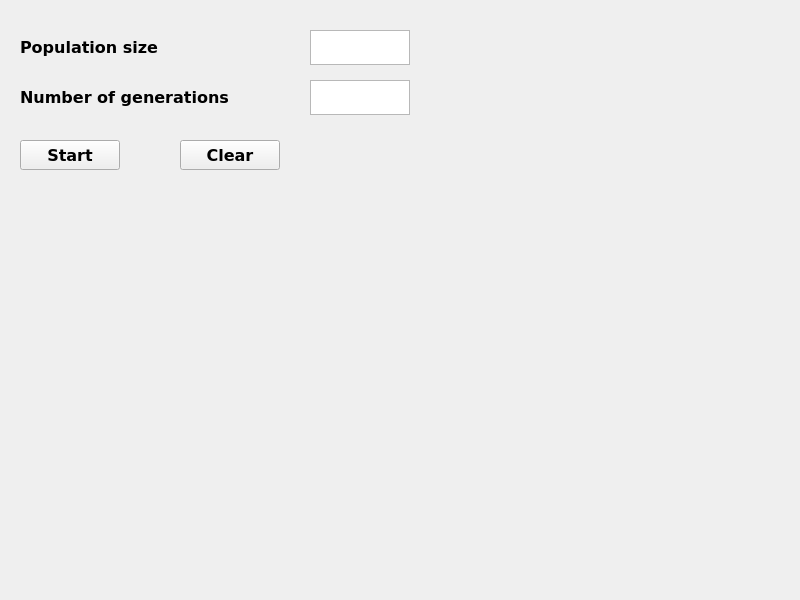
<?xml version="1.0" encoding="UTF-8"?>
<ui version="4.0">
 <class>MainWindow</class>
 <widget class="QMainWindow" name="MainWindow">
  <property name="geometry">
   <rect>
    <x>0</x>
    <y>0</y>
    <width>800</width>
    <height>600</height>
   </rect>
  </property>
  <property name="windowTitle">
   <string>MainWindow</string>
  </property>
  <widget class="QWidget" name="centralwidget">
   <widget class="QLabel" name="lbl_popSize">
    <property name="geometry">
     <rect>
      <x>20</x>
      <y>30</y>
      <width>250</width>
      <height>35</height>
     </rect>
    </property>
    <property name="font">
     <font>
      <family>Verdana</family>
      <pointsize>12</pointsize>
      <bold>true</bold>
     </font>
    </property>
    <property name="text">
     <string>Population size</string>
    </property>
   </widget>
   <widget class="QLabel" name="lbl_noGen">
    <property name="geometry">
     <rect>
      <x>20</x>
      <y>80</y>
      <width>250</width>
      <height>35</height>
     </rect>
    </property>
    <property name="font">
     <font>
      <family>Verdana</family>
      <pointsize>12</pointsize>
      <bold>true</bold>
     </font>
    </property>
    <property name="text">
     <string>Number of generations</string>
    </property>
   </widget>
   <widget class="QTextEdit" name="txtEdit_PopSize">
    <property name="geometry">
     <rect>
      <x>310</x>
      <y>30</y>
      <width>100</width>
      <height>35</height>
     </rect>
    </property>
    <property name="font">
     <font>
      <family>Verdana</family>
      <pointsize>12</pointsize>
     </font>
    </property>
   </widget>
   <widget class="QTextEdit" name="txtEdit_NoGen">
    <property name="geometry">
     <rect>
      <x>310</x>
      <y>80</y>
      <width>100</width>
      <height>35</height>
     </rect>
    </property>
    <property name="font">
     <font>
      <family>Verdana</family>
      <pointsize>12</pointsize>
     </font>
    </property>
   </widget>
   <widget class="QPushButton" name="btn_Start">
    <property name="geometry">
     <rect>
      <x>20</x>
      <y>140</y>
      <width>100</width>
      <height>30</height>
     </rect>
    </property>
    <property name="font">
     <font>
      <family>Verdana</family>
      <pointsize>12</pointsize>
      <italic>false</italic>
      <bold>true</bold>
     </font>
    </property>
    <property name="text">
     <string>Start</string>
    </property>
   </widget>
   <widget class="QLabel" name="lbl_fitness">
    <property name="geometry">
     <rect>
      <x>20</x>
      <y>180</y>
      <width>250</width>
      <height>30</height>
     </rect>
    </property>
    <property name="font">
     <font>
      <family>Verdana</family>
      <pointsize>12</pointsize>
      <bold>true</bold>
     </font>
    </property>
    <property name="text">
     <string/>
    </property>
   </widget>
   <widget class="QPushButton" name="btn_Clear">
    <property name="geometry">
     <rect>
      <x>180</x>
      <y>140</y>
      <width>100</width>
      <height>30</height>
     </rect>
    </property>
    <property name="font">
     <font>
      <family>Verdana</family>
      <pointsize>12</pointsize>
      <italic>false</italic>
      <bold>true</bold>
     </font>
    </property>
    <property name="text">
     <string>Clear</string>
    </property>
   </widget>
  </widget>
 </widget>
 <resources>
  <include location="CuttingProblem.qrc"/>
 </resources>
 <connections/>
</ui>
